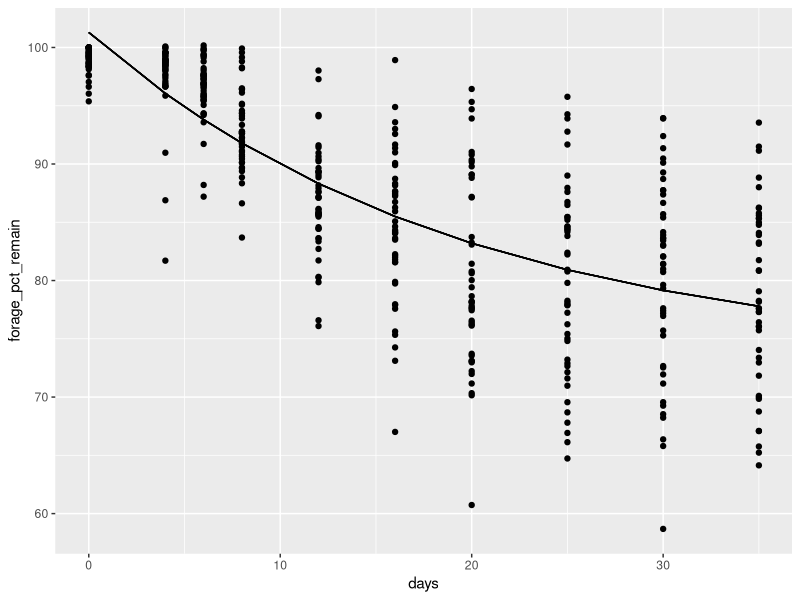
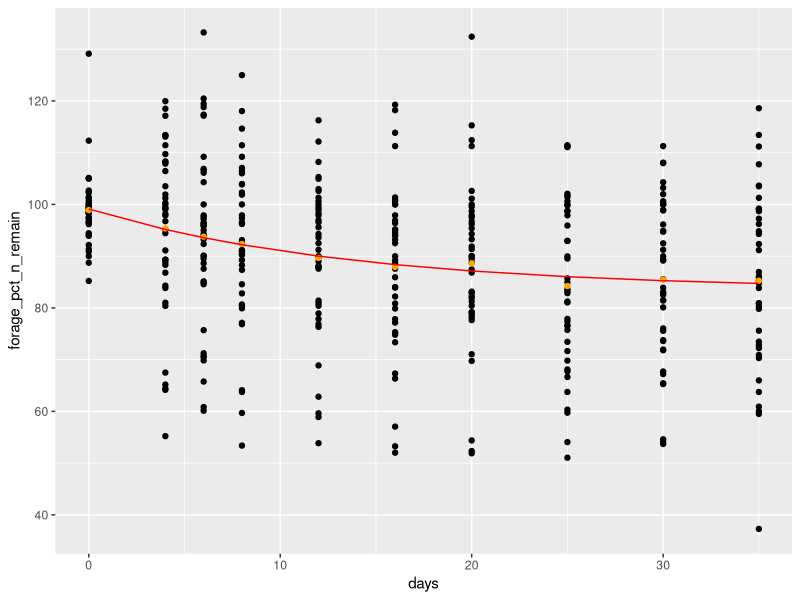
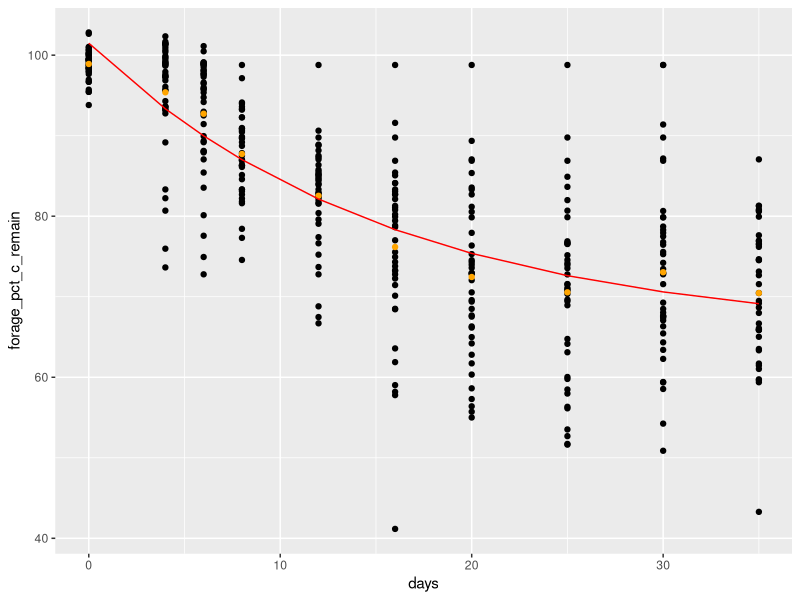
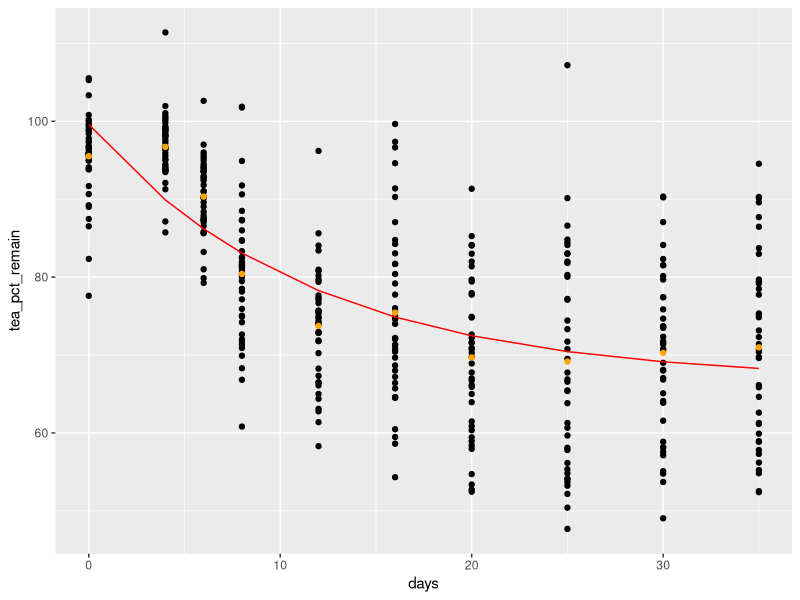
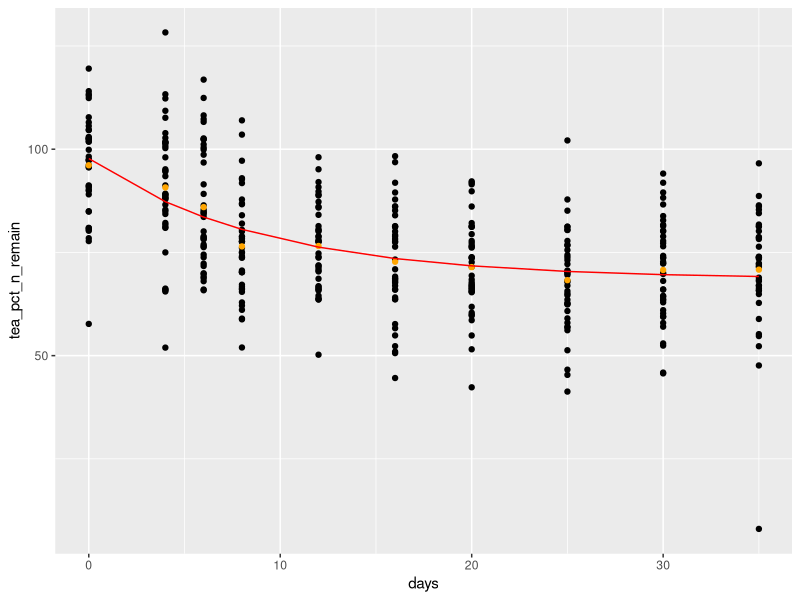
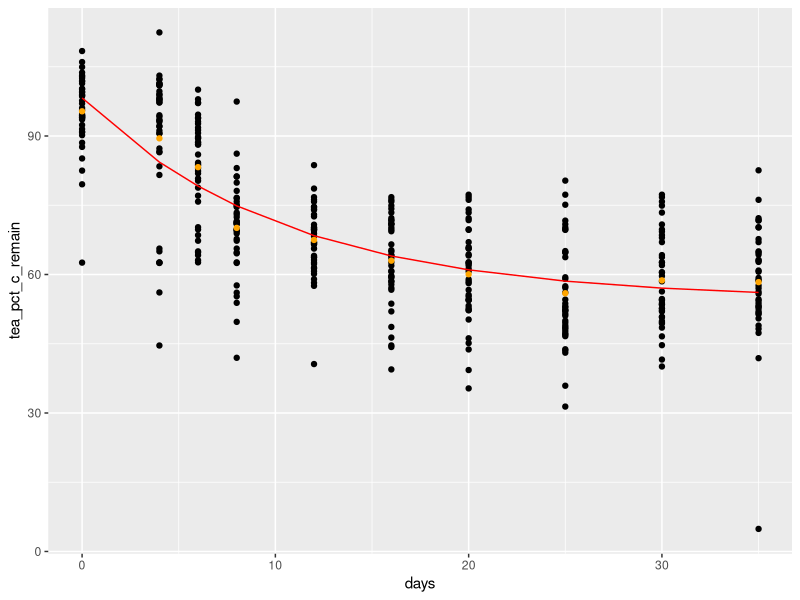
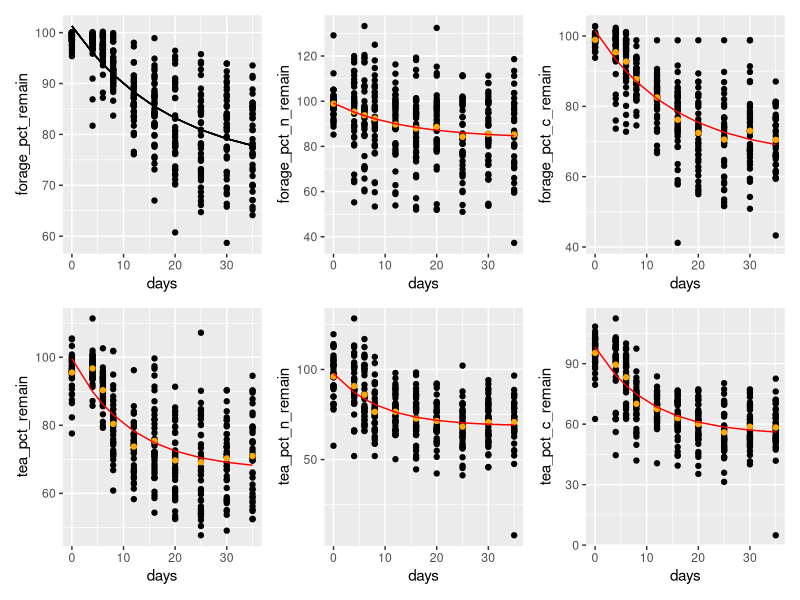

The R script that drew these images, in order: (Note: this script raises an error after producing the figures.)
# LIBRARIES ----
library(tidyverse)
library(broom)
library(patchwork)

# READ IN THE DATA ----
full.df <- read_csv("output/pct remaining data.csv")

# REMOVE NA VALUES ----
full.df <- full.df %>%
  group_by(location, crop, block) %>%
  mutate(across(c(forage_pct_remain, forage_pct_n_remain, forage_pct_c_remain,
                  tea_pct_remain, tea_pct_n_remain, tea_pct_c_remain), 
                ~ replace_na(., mean(., na.rm = TRUE)))) %>%
  ungroup()

# row number
full.df <- full.df %>%
  mutate(row = row_number())

# CREATE DATA FRAMES FOR EACH VARIABLE ----

# forage biomass
f.df <- full.df %>%
  select(location, crop, block, days, forage_pct_remain)

# forage n
f_n.df <- full.df %>%
  select(location, crop, block, days, forage_pct_n_remain)

# forage c
f_c.df <- full.df %>%
  select(location, crop, block, days, forage_pct_c_remain)

# tea biomass
t.df <- full.df %>%
  select(location, crop, block, days, tea_pct_remain)

# tea n
t_n.df <- full.df %>%
  select(location, crop, block, days, tea_pct_n_remain)

# tea c 
t_c.df <-full.df %>%
  select(location, crop, block, days, tea_pct_c_remain)

# FIT THE MODELS ----

# forage
f_fit <- nls(forage_pct_remain ~ SSasymp(days, Asym, R0, lrc), data = f.df)

# forage n
fn_fit <- nls(forage_pct_n_remain ~ SSasymp(days, Asym, R0, lrc), data = f_n.df)

# forage c
fc_fit <- nls(forage_pct_c_remain ~ SSasymp(days, Asym, R0, lrc), data = f_c.df)

# tea
t_fit <- nls(tea_pct_remain ~ SSasymp(days, Asym, R0, lrc), data = t.df)

# tea n
tn_fit <- nls(tea_pct_n_remain ~ SSasymp(days, Asym, R0, lrc), data = t_n.df)

# tea c 
tc_fit <- nls(tea_pct_c_remain ~ SSasymp(days, Asym, R0, lrc), data = t_c.df)

# MATCH PREDICTED AND FITTED VALUES ----

# forage
f.df <- f.df %>%
  mutate(f_fit = predict(f_fit))

# forage nitrogen
f_n.df <- f_n.df %>%
  mutate(fn_fit = predict(fn_fit))

# forage carbon
f_c.df <- f_c.df %>%
  mutate(fc_fit = predict(fc_fit))

# tea
t.df <- t.df %>%
  mutate(t_fit = predict(t_fit))

# tea nitrogen
t_n.df <- t_n.df %>%
  mutate(tn_fit = predict(tn_fit))

# tea carbon
t_c.df <- t_c.df %>%
  mutate(tc_fit = predict(tc_fit))

# PLOTTING ----

# forage
a <- f.df %>%
  ggplot(aes(days, forage_pct_remain, group = crop)) +
  geom_point() +
  stat_summary(fun = mean, geom = "point") +
  geom_line(aes(y = f_fit, group = crop)) 

a

# forage nitrogen 
b <- f_n.df %>%
  ggplot(aes(days, forage_pct_n_remain)) +
  geom_point() +
  stat_summary(fun = mean, geom = "point", color = "orange") +
  geom_line(aes(y = fn_fit), color = "red") 

b

# forage carbon
c <- f_c.df %>%
  ggplot(aes(days, forage_pct_c_remain)) +
  geom_point() +
  stat_summary(fun = mean, geom = "point", color = "orange") +
  geom_line(aes(y = fc_fit), color = "red") 

c

# tea
d <- t.df %>%
  ggplot(aes(days, tea_pct_remain)) +
  geom_point() +
  stat_summary(fun = mean, geom = "point", color = "orange") +
  geom_line(aes(y = t_fit), color = "red")

d

# tea nitrogen
e <- t_n.df %>%
  ggplot(aes(days, tea_pct_n_remain)) +
  geom_point() +
  stat_summary(fun = mean, geom = "point", color = "orange") +
  geom_line(aes(y = tn_fit), color = "red")

e

# tea carbon
f <- t_c.df %>%
  ggplot(aes(days, tea_pct_c_remain)) +
  geom_point() +
  stat_summary(fun = mean, geom = "point", color = "orange") +
  geom_line(aes(y = tc_fit), color = "red") 

f

# put plots together
a + b + c + d + e + f

# EXTRACT K VALUES ----

# TESTING THINGS WITH BILL ----

# trying the automation
forage <- full.df %>%
  filter(crop == "AR") %>%
  select(location, crop, block, days, forage_pct_remain) %>%
  nest(data = -c(crop, block, location)) %>%
  mutate(fit = map(data, ~ nls(forage_pct_remain ~ yf + (y0 - yf) * exp(-k * days),
                               start = list(y0 = 100, yf = 80, k = 0.1),
                               data = .)))


# extracting parameters
forage_sum <- forage %>%
  mutate(tidied = map(fit, tidy)) %>%
  unnest(tidied)

# arrange
forage_sum <- forage_sum %>%
  arrange(block, crop)


# pull out fitted values for analysis
k_nonlin_nitrogen_summary.df <- k_nonlin_nitrogen.df %>% 
  mutate(tidied = map(fit, tidy)) %>% 
  unnest(tidied)



full.df %>%
  ggplot(aes(days, forage_pct_remain)) +
  geom_point() +
  geom_smooth(method = "nls", 
              formula = y ~ yf + (y0 - yf) * exp(-k * x),
              method.args = list(start = c(y0 = 100, yf = 80, k = 0.1)),
              se = FALSE)



geom_smooth( aes(x = days, y = pct_mass_remain, color=spp),
             method = "nls", formula = y ~ 100 * exp(-k*x), 
             method.args = list(start = c(k=0.001)), se = FALSE)


total_biomass.df %>%
  # filter(soil_block ==2) %>% 
  ggplot(mapping = aes(days, pct_mass_remain, color = spp)) +
  # stat_summary(fun = mean, na.rm = TRUE, geom = "point") +
  # stat_summary(fun.data = mean_se, na.rm = TRUE, geom = "line") +
  geom_point(position = position_dodge2(width=5))+
  theme_classic() +
  geom_smooth( aes(x = days, y = pct_mass_remain, color=spp),
               method = "nls", formula = y ~ 100 * exp(-k*x), 
               method.args = list(start = c(k=0.001)), se = FALSE)

